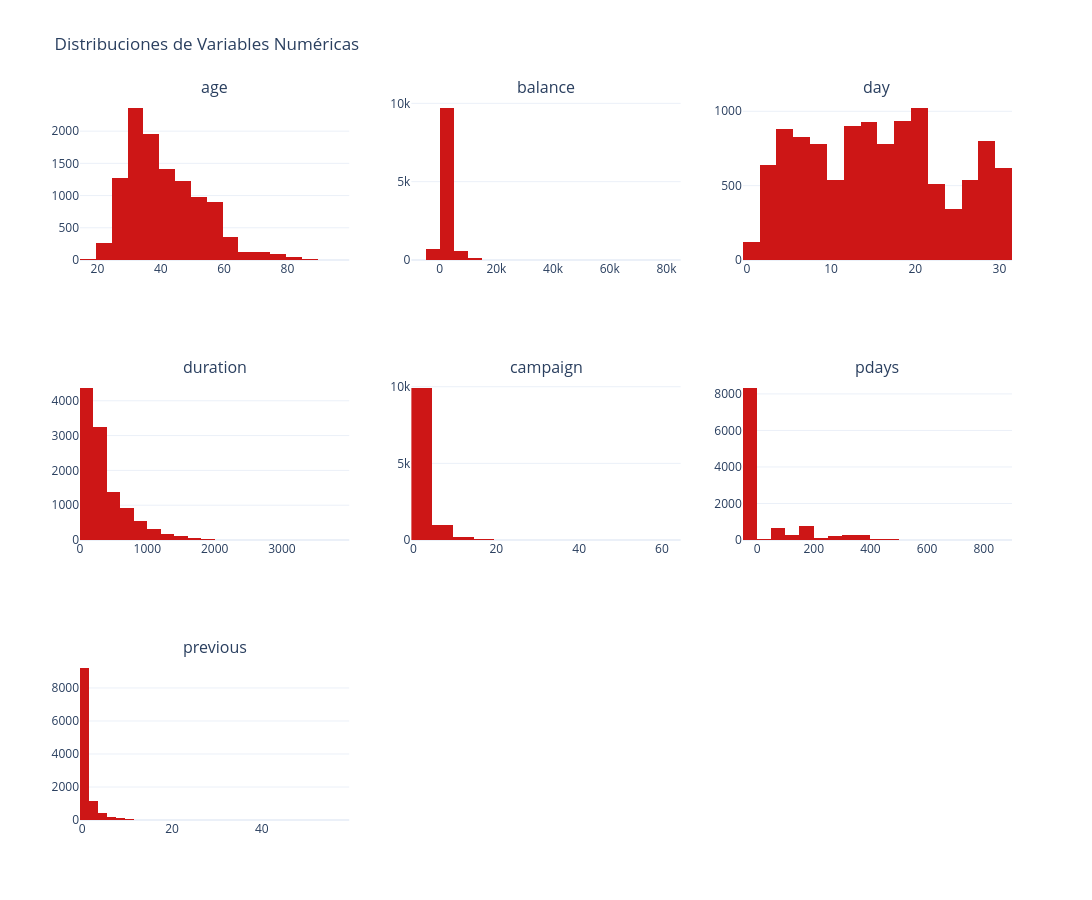

The notebook cell saved with this chart:
### Markdown cell above
### Histogramas plotly

### Code cell
numericas = df.select_dtypes(include=["int", "float"]).columns.tolist()

# Número de columnas por fila (ajústalo según cuántas variables tengas)
cols = 3
rows = (len(numericas) + cols - 1) // cols  # redondeo hacia arriba

# Crear subplots
fig = make_subplots(rows=rows, cols=cols, subplot_titles=numericas)

# Agregar un histograma por variable
for i, var in enumerate(numericas):
    row = i // cols + 1
    col = i % cols + 1
    fig.add_trace(
        go.Histogram(x=df[var], name=var, marker_color="#cd1616", nbinsx=30),
        row=row, col=col
    )

# Ajustes de presentación
fig.update_layout(
    height=300 * rows,
    width=1400,
    title_text='Distribuciones de Variables Numéricas',
    template='plotly_white',
    showlegend=False
)

fig.show()

### Figure 1 — Plotly figure (JSON) as saved in the notebook; plotly's stock layout.template omitted (floating-point values rounded to 4 significant figures; data arrays with more than 128 entries replaced by an {"elided": "..."} marker saying what was removed)
{"data": [{"marker": {"color": "#cd1616"}, "name": "age", "nbinsx": 30, "type": "histogram", "x": {"elided": "11162 int values"}, "xaxis": "x", "yaxis": "y"}, {"marker": {"color": "#cd1616"}, "name": "balance", "nbinsx": 30, "type": "histogram", "x": {"elided": "11162 int values"}, "xaxis": "x2", "yaxis": "y2"}, {"marker": {"color": "#cd1616"}, "name": "day", "nbinsx": 30, "type": "histogram", "x": {"elided": "11162 int values"}, "xaxis": "x3", "yaxis": "y3"}, {"marker": {"color": "#cd1616"}, "name": "duration", "nbinsx": 30, "type": "histogram", "x": {"elided": "11162 int values"}, "xaxis": "x4", "yaxis": "y4"}, {"marker": {"color": "#cd1616"}, "name": "campaign", "nbinsx": 30, "type": "histogram", "x": {"elided": "11162 int values"}, "xaxis": "x5", "yaxis": "y5"}, {"marker": {"color": "#cd1616"}, "name": "pdays", "nbinsx": 30, "type": "histogram", "x": {"elided": "11162 int values"}, "xaxis": "x6", "yaxis": "y6"}, {"marker": {"color": "#cd1616"}, "name": "previous", "nbinsx": 30, "type": "histogram", "x": {"elided": "11162 int values"}, "xaxis": "x7", "yaxis": "y7"}], "layout": {"annotations": [{"font": {"size": 16}, "showarrow": false, "text": "age", "x": 0.1444, "xanchor": "center", "xref": "paper", "y": 1, "yanchor": "bottom", "yref": "paper"}, {"font": {"size": 16}, "showarrow": false, "text": "balance", "x": 0.5, "xanchor": "center", "xref": "paper", "y": 1, "yanchor": "bottom", "yref": "paper"}, {"font": {"size": 16}, "showarrow": false, "text": "day", "x": 0.8556, "xanchor": "center", "xref": "paper", "y": 1, "yanchor": "bottom", "yref": "paper"}, {"font": {"size": 16}, "showarrow": false, "text": "duration", "x": 0.1444, "xanchor": "center", "xref": "paper", "y": 0.6111, "yanchor": "bottom", "yref": "paper"}, {"font": {"size": 16}, "showarrow": false, "text": "campaign", "x": 0.5, "xanchor": "center", "xref": "paper", "y": 0.6111, "yanchor": "bottom", "yref": "paper"}, {"font": {"size": 16}, "showarrow": false, "text": "pdays", "x": 0.8556, "xanchor": "center", "xref": "paper", "y": 0.6111, "yanchor": "bottom", "yref": "paper"}, {"font": {"size": 16}, "showarrow": false, "text": "previous", "x": 0.1444, "xanchor": "center", "xref": "paper", "y": 0.2222, "yanchor": "bottom", "yref": "paper"}], "height": 900, "showlegend": false, "title": {"text": "Distribuciones de Variables Numéricas"}, "width": 1400, "xaxis": {"anchor": "y", "autorange": true, "domain": [0, 0.2889], "range": [14.5, 99.5], "type": "linear"}, "xaxis2": {"anchor": "y2", "autorange": true, "domain": [0.3556, 0.6444], "range": [-10000.0, 85000.0], "type": "linear"}, "xaxis3": {"anchor": "y3", "autorange": true, "domain": [0.7111, 1], "range": [-0.5, 31.5], "type": "linear"}, "xaxis4": {"anchor": "y4", "autorange": true, "domain": [0, 0.2889], "range": [-0.5, 4000.0], "type": "linear"}, "xaxis5": {"anchor": "y5", "autorange": true, "domain": [0.3556, 0.6444], "range": [-0.5, 64.5], "type": "linear"}, "xaxis6": {"anchor": "y6", "autorange": true, "domain": [0.7111, 1], "range": [-50.5, 899.5], "type": "linear"}, "xaxis7": {"anchor": "y7", "autorange": true, "domain": [0, 0.2889], "range": [-0.5, 59.5], "type": "linear"}, "xaxis8": {"anchor": "y8", "domain": [0.3556, 0.6444]}, "xaxis9": {"anchor": "y9", "domain": [0.7111, 1]}, "yaxis": {"anchor": "x", "autorange": true, "domain": [0.7778, 1], "range": [0, 2483.0]}, "yaxis2": {"anchor": "x2", "autorange": true, "domain": [0.7778, 1], "range": [0, 10210.0]}, "yaxis3": {"anchor": "x3", "autorange": true, "domain": [0.7778, 1], "range": [0, 1076.0]}, "yaxis4": {"anchor": "x4", "autorange": true, "domain": [0.3889, 0.6111], "range": [0, 4597.0]}, "yaxis5": {"anchor": "x5", "autorange": true, "domain": [0.3889, 0.6111], "range": [0, 10440]}, "yaxis6": {"anchor": "x6", "autorange": true, "domain": [0.3889, 0.6111], "range": [0, 8762.0]}, "yaxis7": {"anchor": "x7", "autorange": true, "domain": [0, 0.2222], "range": [0, 9696.0]}, "yaxis8": {"anchor": "x8", "domain": [0, 0.2222]}, "yaxis9": {"anchor": "x9", "domain": [0, 0.2222]}}}
